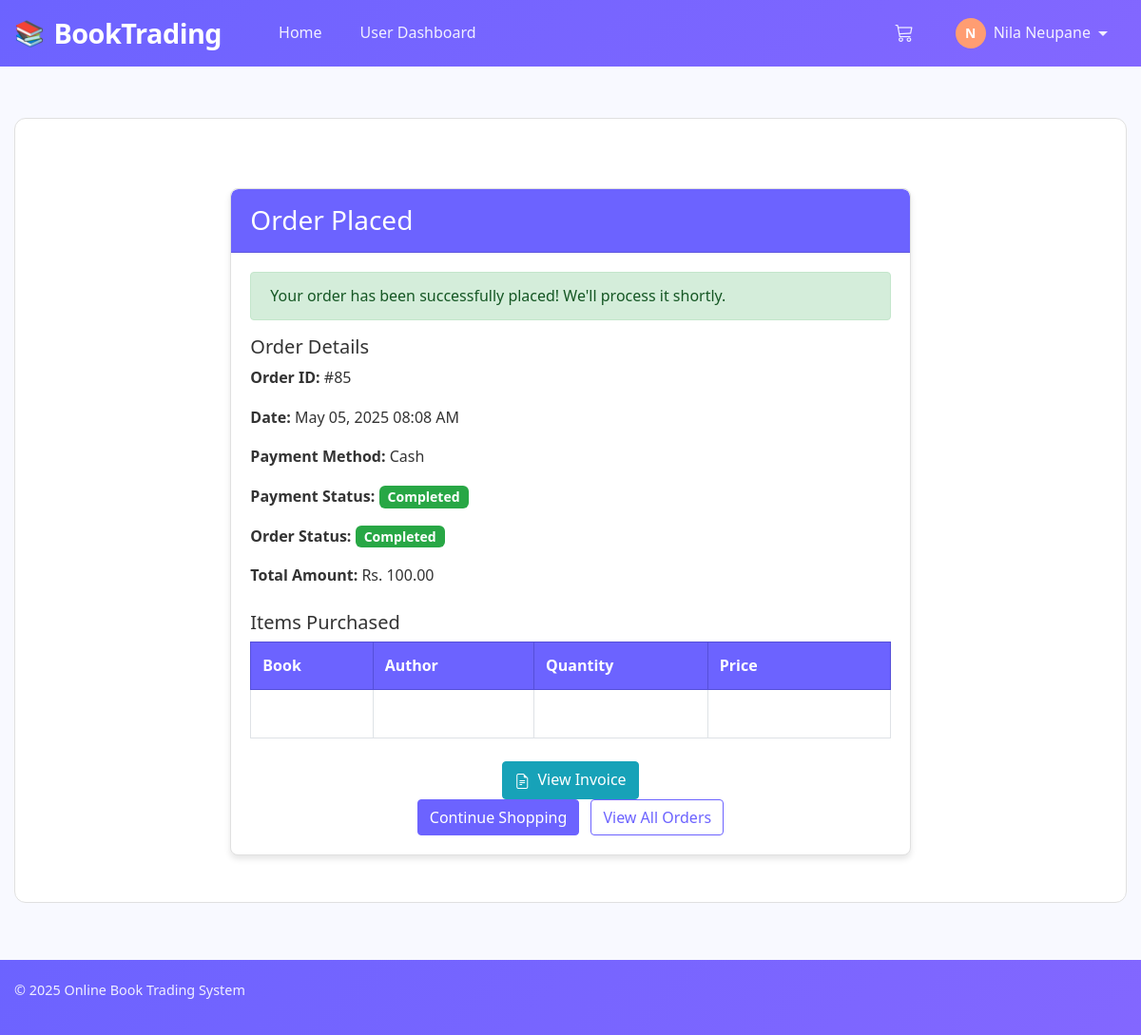
/payment_success.php?order_id=85&status=success (signed in), run on the app's committed database.
### tables this page shows
CREATE TABLE `orders` (
  `id` int(11) NOT NULL,
  `purchase_order_id` varchar(255) DEFAULT NULL,
  `user_id` int(11) NOT NULL,
  `total_amount` decimal(10,2) NOT NULL,
  `payment_method` enum('cash','khalti') NOT NULL,
  `payment_status` enum('pending','completed','failed') DEFAULT 'pending',
  `status` enum('pending','processing','completed','cancelled') DEFAULT 'pending',
  `created_at` timestamp NOT NULL DEFAULT current_timestamp(),
  `transaction_id` varchar(255) DEFAULT NULL
);

### includes/functions.php (called while the page is built, shortened)
<?php
function isLoggedIn() {
    return isset($_SESSION['user_id']);
}
?>

### payment_success.php (the view, shortened to what this page needs)
<?php
require_once 'includes/header.php';
$orderId = isset($_GET['order_id']) ? (int)$_GET['order_id'] : 0;
$status = isset($_GET['status']) ? $_GET['status'] : 'failed';
$message = isset($_GET['message']) ? $_GET['message'] : '';
$query = "SELECT o.*, u.name as user_name FROM orders o
          JOIN users u ON o.user_id = u.id
          WHERE o.id = $orderId";
$result = mysqli_query($conn, $query);
$order = mysqli_fetch_assoc($result);
$query = "SELECT oi.*, b.title, b.author FROM order_items oi
          JOIN books b ON oi.book_id = b.id
          WHERE oi.order_id = $orderId";
$result = mysqli_query($conn, $query);
$items = [];
while ($row = mysqli_fetch_assoc($result)) {
    $items[] = $row;
}
?>
<div class="container mt-5">
    <div class="row justify-content-center">
        <div class="col-md-8">
            <div class="card">
                <div class="card-header bg-primary text-white">
                    <h3 class="mb-0">Order Placed</h3>
                </div>
                <div class="card-body">
                    <?php if (!empty($message)): ?>
                        <div class="alert alert-<?php echo $status === 'success' ? 'success' : 'danger'; ?>">
                            <?php echo htmlspecialchars($message); ?>
                        </div>
                    <?php else: ?>
                        <div class="alert alert-success">
                            Your order has been successfully placed! We'll process it shortly.
                        </div>
                    <?php endif; ?>
                    <div class="mb-4">
                        <h5>Order Details</h5>
                        <p><strong>Order ID:</strong> #<?php echo $orderId; ?></p>
                        <p><strong>Date:</strong> <?php echo date('M d, Y h:i A', strtotime($order['created_at'])); ?></p>
                        <p><strong>Payment Method:</strong> <?php echo ucfirst($order['payment_method']); ?></p>
                        <p>
                            <strong>Payment Status:</strong>
                            <span class="order-status status-<?php echo $order['payment_status']; ?>">
                                <?php echo ucfirst($order['payment_status']); ?>
                            </span>
                        </p>
                        <p>
                            <strong>Order Status:</strong>
                            <span class="order-status status-<?php echo $order['status']; ?>">
                                <?php echo ucfirst($order['status']); ?>
                            </span>
                        </p>
                        <p><strong>Total Amount:</strong> Rs. <?php echo number_format($order['total_amount'], 2); ?></p>
                    </div>
                    <div class="mb-4">
                        <h5>Items Purchased</h5>
                        <table class="table table-bordered">
                            <thead>
                                <tr>
                                    <th>Book</th>
                                    <th>Author</th>
                                    <th>Quantity</th>
                                    <th>Price</th>
                                </tr>
                            </thead>
                            <tbody>
                                <?php foreach ($items as $item): ?>
                                    <tr>
                                        <td><?php echo htmlspecialchars($item['title']); ?></td>
                                        <td><?php echo htmlspecialchars($item['author']); ?></td>
                                        <td><?php echo $item['quantity']; ?></td>
                                        <td>Rs. <?php echo number_format($item['price'], 2); ?></td>
                                    </tr>
                                <?php endforeach; ?>
                            </tbody>
                        </table>
                    </div>
                    <div class="text-center mt-4">
                        <?php if ($status === 'success' || $order['payment_status'] === 'completed'): ?>
                            <a href="invoice.php?id=<?php echo $orderId; ?>" class="btn btn-info mb-3">
                                <i class="bi bi-file-earmark-text"></i> View Invoice
                            </a>
                            <br>
                        <?php endif; ?>
                        <a href="index.php" class="btn btn-primary">Continue Shopping</a>
                        <?php if (isLoggedIn()): ?>
                            <a href="user/orders.php" class="btn btn-outline-primary">View All Orders</a>
                        <?php endif; ?>
                    </div>
                </div>
            </div>
        </div>
    </div>
</div>
<?php require_once 'includes/footer.php'; ?>

### assets/css/style.css (style rules this page uses)
body { font-family: 'Segoe UI', Tahoma, Geneva, Verdana, sans-serif; background-color: #f8f9fa; }
.alert { margin-bottom: 20px; }
.table, .table td, .table th, .table tr { color: white !important; }
.table th { background-color: #5D5CDE; color: white; padding: 12px 15px; text-align: left; }
.table td { padding: 12px 15px; vertical-align: middle; border-top: 1px solid #dee2e6; }
.table-bordered { border: 1px solid #dee2e6; }
.table-bordered th, .table-bordered td { border: 1px solid #dee2e6; }

### includes/header.php (style rules this page uses)
:root { --primary-color: #6c63ff; --secondary-color: #ff9d72; --accent-color: #ff6584; --success-color: #4caf50; --light-color: #f8f9ff; --dark-color: #2c2c54; --gray-light: #f0f2f9; --gray-medium: #e0e0e0; --gray-dark: #a0a0a0; --text-primary: #333333; --text-secondary: #666666; --font-primary: 'Poppins', 'Segoe UI', Tahoma, sans-serif; --radius: 12px; --radius-sm: 6px; --transition: all 0.3s ease; }
* { box-sizing: border-box; margin: 0; padding: 0; }
body { font-family: var(--font-primary); line-height: 1.6; color: var(--text-primary); background-color: var(--light-color); min-height: 100vh; }
.container { width: 100%; max-width: 1200px; margin: 0 auto; padding: 0 20px; }
.card { background-color: white; border-radius: var(--radius); border: 1px solid var(--gray-medium); overflow: hidden; transition: var(--transition); }
.card-body { padding: 15px; }
.btn { display: inline-block; padding: 8px 16px; border-radius: 30px; text-decoration: none; font-weight: 500; cursor: pointer; border: none; transition: var(--transition); font-size: 0.9rem; }
.btn-primary { background-color: var(--primary-color); color: white; }
.mt-4 { margin-top: 1.5rem; }

### includes/footer.php (style rules this page uses)
html, body { height: 100%; }
body { display: flex; flex-direction: column; min-height: 100vh; }

### data on the page
orders: created_at "May 05, 2025 08:08 AM", payment_method "Cash", payment_status "Completed", status "Completed", total_amount "100.00"

### other printed values
substr($_SESSION['user_name'], 0, 1) "N"
$_SESSION['user_name'] "Nila Neupane"
$orderId "85"
